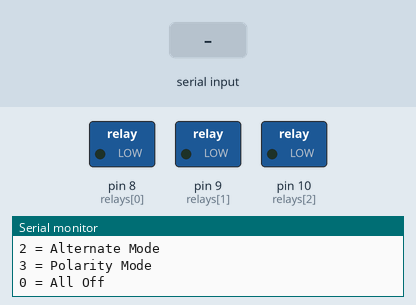
Recording of a sketch running on a simulated Arduino Uno, built with avr-gcc and run on an emulated ATmega328P. On the bench: switched loads named in the sketch (green lamp = pin HIGH), the last lines printed to the serial monitor. Dashed ring = blinking. Inputs (shaded band) come from the test bench.

Above: at 1.2 s.
1.3 s: "t" received over Serial
At 1.9 s:
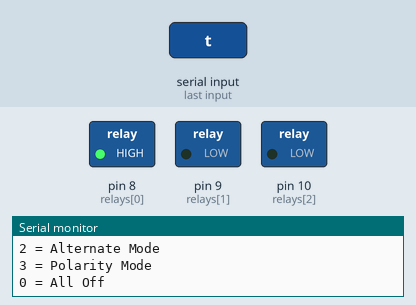
At 2.6 s:
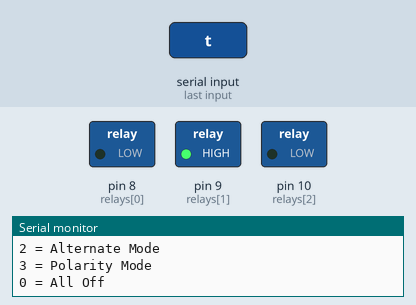
4.3 s: "b" received over Serial
At 5.7 s:
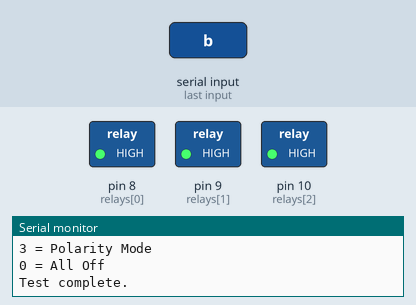
Timing chart, 0 to 11.3 s (numbered marks = the images above; inputs shaded):
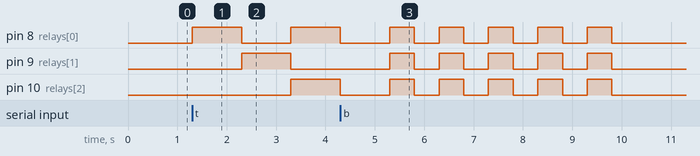

The sketch:

test.ino
```cpp
int relays[] = {8,9,10};
const int DT_RELAY = relays[0];
const int ST_RELAY = relays[1];
const int POL_RELAY = relays[2];

// How many relays are in the array
const int NUM_RELAYS = sizeof(relays) / sizeof(relays[0]);

void setup()
{
  for (int i = 0; i < NUM_RELAYS; i++)
  {
  pinMode(relays[i], OUTPUT);
  //start all relays off
  digitalWrite(relays[i], LOW);
  }


  Serial.begin(9600);

  all_off();

  Serial.println("Enter a command:");
  Serial.println("1 = Normal Mode");
  Serial.println("2 = Alternate Mode");
  Serial.println("3 = Polarity Mode");
  Serial.println("0 = All Off");
}


void normal_mode()
{
  all_off();
  digitalWrite(relays[0], HIGH);

}

void alternate_mode()
{
  all_off();

  digitalWrite(ST_RELAY, HIGH);

}

void polarity_mode()
{
  all_off();
  digitalWrite(DT_RELAY, HIGH);
  digitalWrite(POL_RELAY, HIGH);
}

void all_off()
{
    for (int i = 0; i < NUM_RELAYS; i++)
    {
        digitalWrite(relays[i], LOW);
    }
}

void blink_mode()
{
  for(int i = 0; i < 5; i++)
  {
  for (int i = 0; i < NUM_RELAYS; i++)
      {
          digitalWrite(relays[i], HIGH);
      }
      delay(500);

    all_off();
    delay(500);
  }

}

void loop()
{
  if (Serial.available() > 0)
  {
    char command = Serial.read();

    if (command == '1')
    {
      normal_mode();
      Serial.println("Normal mode selected");
    }
    else if (command == '2')
    {
      alternate_mode();
      Serial.println("Alternate mode selected");
    }
    else if (command == '3')
    {
      polarity_mode();
      Serial.println("Polarity mode selected");
    }
    else if (command == '0')
    {
      all_off();
      Serial.println("All outputs off");
    }
    else if (command == 't')
    {
      normal_mode();
      delay (1000);

      alternate_mode();
      delay (1000);

      polarity_mode();
      delay (1000);

      all_off();
      delay (1000);
      Serial.println("Test complete.");
    }

    else if (command == 'b')
    {
        blink_mode();
        Serial.println("Blink mode selected.");
    }

  }
}
```

Measured:
- after the input at 1.3 s, pin 8 (relays[0]): LOW → HIGH at once, → LOW 1.0 s later, → HIGH 1.0 s later; pin 9 (relays[1]): LOW → HIGH after 1.0 s, → LOW 1.0 s later; pin 10 (relays[2]): LOW → HIGH after 2.0 s
- after the input at 4.3 s, pin 9 (relays[1]): alternates HIGH for 0.50 s and LOW for 0.50 s, 10 changes in all, then stays LOW, starting after 1.0 s
